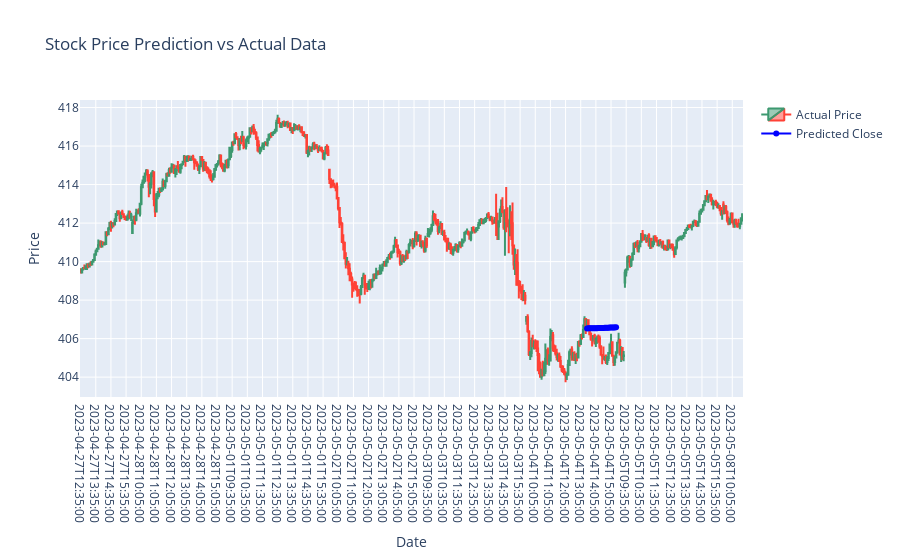

Source (notebook cell):
### Code cell
pred_prices = predict_data_from_point(model, '2023-05-04 13:25:00', plot_graph=True)

### Figure 1 — Plotly figure (JSON) as saved in the notebook; plotly's stock layout.template omitted (floating-point values rounded to 4 significant figures; data arrays with more than 128 entries replaced by an {"elided": "..."} marker saying what was removed)
{"data": [{"close": {"elided": "525 float values"}, "high": {"elided": "525 float values"}, "low": {"elided": "525 float values"}, "name": "Actual Price", "open": {"elided": "525 float values"}, "type": "candlestick", "x": {"elided": "525 str values"}}, {"line": {"color": "blue", "width": 2}, "mode": "lines+markers", "name": "Predicted Close", "type": "scatter", "x": ["2023-05-04T13:30:00", "2023-05-04T13:35:00", "2023-05-04T13:40:00", "2023-05-04T13:45:00", "2023-05-04T13:50:00", "2023-05-04T13:55:00", "2023-05-04T14:00:00", "2023-05-04T14:05:00", "2023-05-04T14:10:00", "2023-05-04T14:15:00", "2023-05-04T14:20:00", "2023-05-04T14:25:00", "2023-05-04T14:30:00", "2023-05-04T14:35:00", "2023-05-04T14:40:00", "2023-05-04T14:45:00", "2023-05-04T14:50:00", "2023-05-04T14:55:00", "2023-05-04T15:00:00", "2023-05-04T15:05:00", "2023-05-04T15:10:00", "2023-05-04T15:15:00", "2023-05-04T15:20:00", "2023-05-04T15:25:00", "2023-05-04T15:30:00"], "y": [406.5, 406.5, 406.5, 406.5, 406.5, 406.5, 406.5, 406.5, 406.5, 406.5, 406.5, 406.6, 406.6, 406.6, 406.6, 406.6, 406.6, 406.6, 406.6, 406.6, 406.6, 406.6, 406.6, 406.6]}], "layout": {"title": {"text": "Stock Price Prediction vs Actual Data"}, "xaxis": {"rangeslider": {"visible": false}, "title": {"text": "Date"}, "type": "category"}, "yaxis": {"fixedrange": false, "title": {"text": "Price"}}}}
